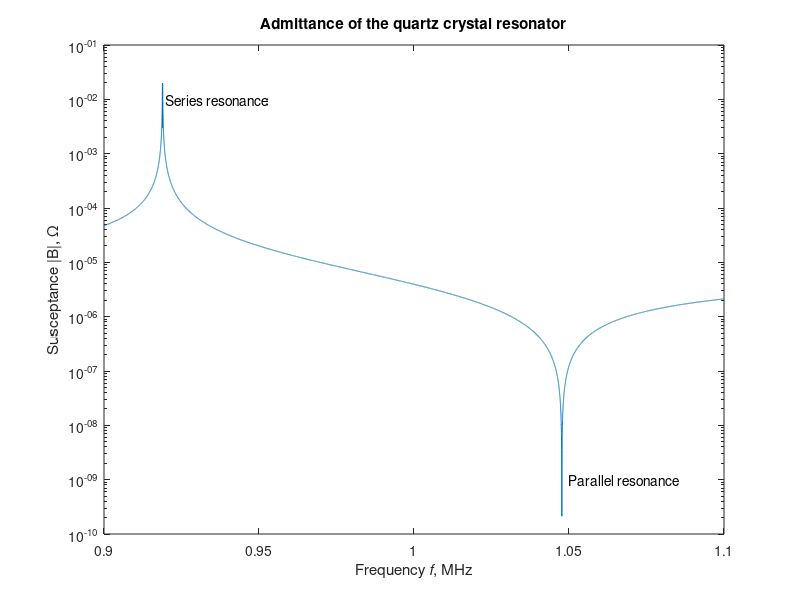

MATLAB code for this plot:
%
%   In this example we compute the resonance frequencies of the
%   quartz crystal resonator
% 
%   Copyright (c) 1999 by P.Bretchko and R.Ludwig
%   "RF Circuit Design: Theory and Practice"
%

close all; % close all opened graphs
clear all; % clear all variables
figure;

% define crystal parameters
Lq=0.1;
Rq=25;
Cq=0.3e-12;
C0=1e-12;

% find series resonance frequency
ws0=1/sqrt(Lq*Cq);
ws=ws0*(1+Rq^2/2*C0/Lq);
fs=ws/2/pi 

% find parallel resonance frequency
wp0=sqrt((Cq+C0)/(Lq*Cq*C0));
wp=wp0*(1-Rq^2/2*C0/Lq);
fp=wp/2/pi

% define frequency range for this plot
f=(0.9:0.00001:1.1)*1e6;
w=2*pi*f;

% find abmittance of the resonator
Y=j*w*C0+1./(Rq+j*(w*Lq-1./(w*Cq)));

semilogy(f/1e6,abs(imag(Y)));
axis([0.9 1.1 1e-10 1e-1]);
title('Admittance of the quartz crystal resonator');
xlabel('Frequency {\itf}, MHz');
ylabel('Susceptance |B|, \Omega');
text(0.92,1e-2,'Series resonance');
text(1.05,1e-9,'Parallel resonance');
% print -deps 'fig10_11.eps'
